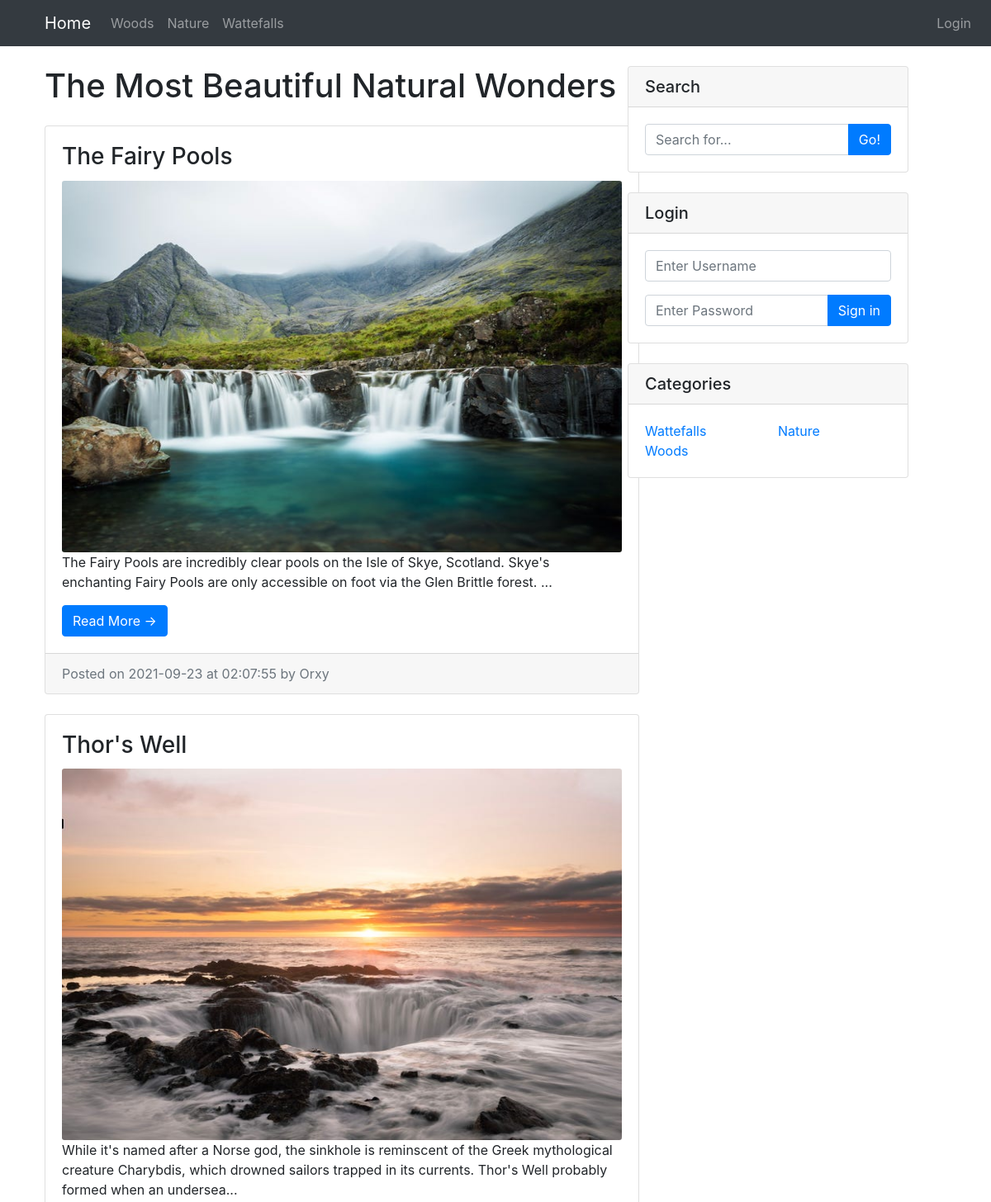
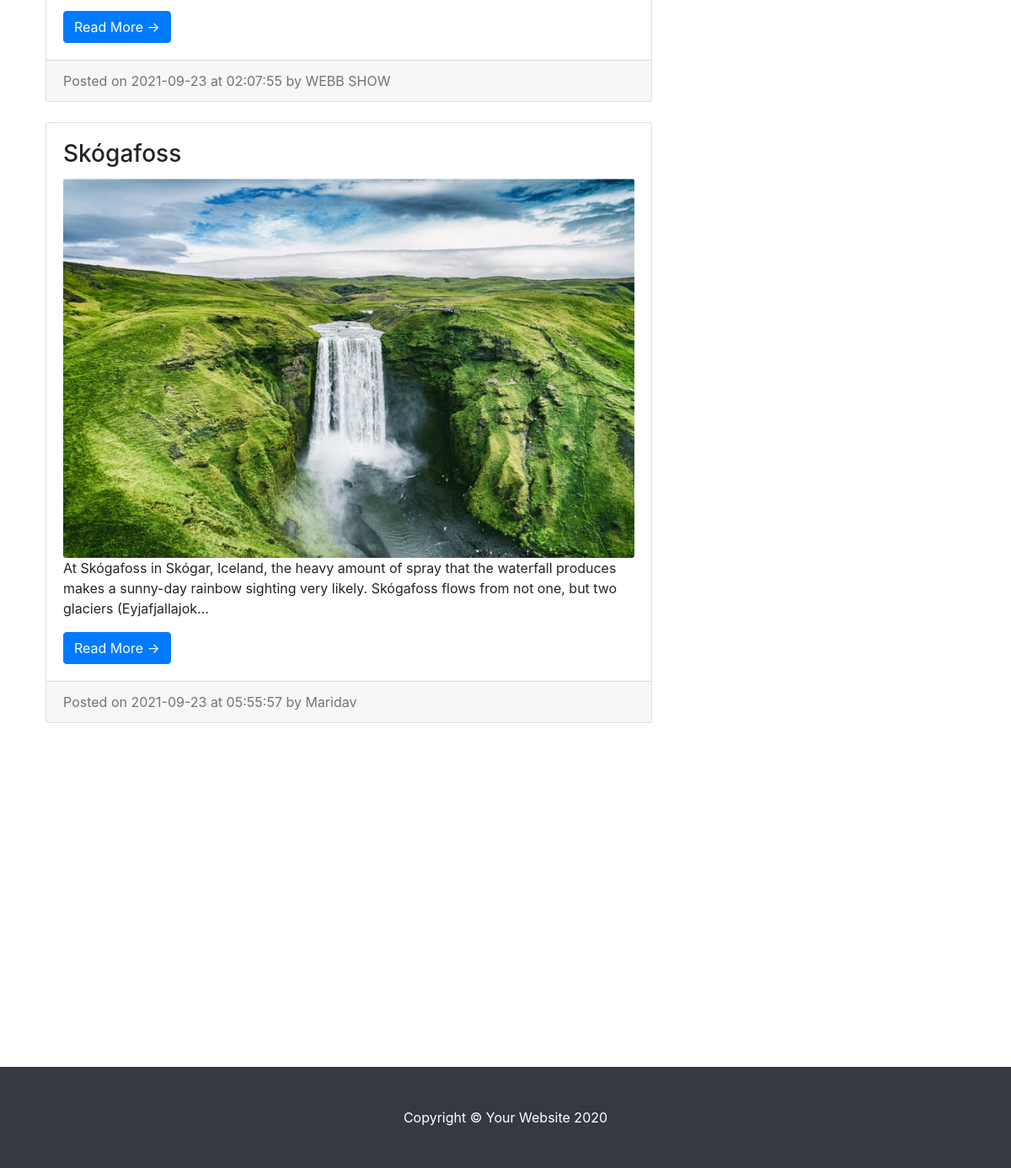
Page /index.php?id=1 on the committed database (2 pictures, top to bottom).
### tables this page shows
CREATE TABLE `categories` (
  `category_id` int NOT NULL AUTO_INCREMENT,
  `category` varchar(255) NOT NULL,
  PRIMARY KEY (`category_id`)
);

CREATE TABLE `posts` (
  `post_id` int NOT NULL AUTO_INCREMENT,
  `post_author` varchar(255) NOT NULL,
  `post_title` varchar(255) NOT NULL,
  `post_category_id` int NOT NULL,
  `post_content` text NOT NULL,
  `post_image` text NOT NULL,
  `post_comments` int NOT NULL DEFAULT '0',
  `post_status` varchar(255) NOT NULL DEFAULT 'Draft',
  `post_date` datetime NOT NULL DEFAULT CURRENT_TIMESTAMP,
  PRIMARY KEY (`post_id`),
  KEY `post_category_id` (`post_category_id`),
  CONSTRAINT `posts_fk_1` FOREIGN KEY (`post_category_id`) REFERENCES `categories` (`category_id`) ON DELETE CASCADE ON UPDATE CASCADE
);

### includes/functions.php (called while the page is built, shortened)
<?php
$connection = mysqli_connect('localhost', 'root', 'mohamed', 'cms_db');
function selectData($table, $clause) {
    global $connection;
    $query = "SELECT * FROM $table $clause";
    $selectData = mysqli_query($connection, $query);
}

### index.php (the view, shortened to what this page needs)
<?php include 'includes\functions.php' ?>
<?php include 'includes\header.php' ?>
</head>
<body>
  <?php include 'includes\navigation.php' ?>
  <div class="container">
    <div class="row">
      <div class="col-md-8">
        <h1 class="my-4">The Most Beautiful Natural Wonders</h1>
        <?php
        if (isset($_GET['id'])):
          $post_id = $_GET['id'];
          $clause = "WHERE post_category_id = $post_id AND post_status = 'Published' ORDER BY post_id DESC";
          selectData('posts', $clause);
          while ($row = mysqli_fetch_assoc($selectData)):
            $post_id = $row['post_id'];
            $post_title = $row['post_title'];
            $post_content = $row['post_content'];
            $post_image = $row['post_image'];
            $post_date = $row['post_date'];
            $post_author = $row['post_author'];
        ?>
            <div class="card mb-4">
              <div class="card-body">
                <h3 class="card-title"><?php echo $post_title ?></h3>
                <img style="width: px; height: 450px;"  class="card-img-top rounded-sm" src=<?php echo "./images/$post_image" ?> alt="Card image cap">
                <p class="card-text"><?php echo substr($post_content, 0, 200) ?>...</p>
                <a href='post.php?post_id=<?php echo $post_id ?>' class="btn btn-primary">Read More &rarr;</a>
              </div>
              <div class="card-footer text-muted">
                Posted on <?php echo substr($post_date, 0, 11) ?>
                at <?php echo substr($post_date, 10, 9) ?>
                by <?php echo $post_author ?>
              </div>
            </div>
          <?php endwhile ?>
        <?php endif ?>
      </div>
      <?php include 'includes/sidebar.php' ?>
    </div>
  </div>
<?php include 'includes\footer.php' ?>

### includes/navigation.php (shortened to what this page needs)
<nav class="navbar navbar-expand-lg navbar-dark bg-dark fixed-top">
  <div class="container">
    <a class="navbar-brand" href="./index.php">Home</a>
    <div class="collapse navbar-collapse" id="navbarResponsive">
      <div>
        <ul class="navbar-nav ml-auto">
          <?php
          $clause='ORDER BY category_id DESC';
          selectData('categories', $clause);
          while( $row = mysqli_fetch_assoc($selectData)) {
            $category = $row['category'];
            $category_id = $row['category_id'];
            echo "<li class='nav-item'>
              <a class='nav-link' href='index.php?id=$category_id'>$category
              <span class='sr-only'>(current)</span></a>
            </li>";
          }
          ?>
        </ul>
      </div>
      <div>
        <ul class="navbar-nav" style="position: absolute;right: 16px;top: 8px;">
          <?php if(!isset($_SESSION['user_role_id'])){ ?>
            <li class="nav-item">
              <a class="nav-link" href="includes/login.php">Login</a>
            </li>
          <?php } ?>
        </ul>
      </div>
    </div>
  </div>
</nav>

### includes/sidebar.php
<div class="col-md-4 position-fixed" style="right:88px; max-width: 30.333333%;">
  <div class="card my-4 ">
    <h5 class="card-header">Search</h5>
    <div class="card-body">
      <form action="../search.php" method="post">
      <div class="input-group">
        <input name="search" type="text"  class="form-control" placeholder="Search for...">
        <span class="input-group-append">
          <button name="submit" class="btn btn-primary" type="submit">Go!</button>
        </span>
      </div>
      </form>
    </div>
  </div>
  <?php
  $clause = "LIMIT 6";
  selectData('categories', $clause);
  ?>
  <?php
  if(isset($_SESSION['user_role_id'])){
  } else {
  ?>
  <div class="card my-4">
    <h5 class="card-header">Login</h5>
    <div class="card-body">
    <form action="includes/login.php" method="post">
      <div class="form-group">
        <input name="username" type="text"  class="form-control" placeholder="Enter Username">
      </div>
      <div class="input-group">
        <input name="user_password" type="password"  class="form-control" placeholder="Enter Password">
        <span class="input-group-append">
          <button name="index_login" class="btn btn-primary" type="submit">Sign in</button>
        </span>
      </div>
      </form>
    </div>
  </div>
  <?php } ?>
  <div class="card my-4">
    <h5 class="card-header">Categories</h5>
    <div class="card-body">
      <div class="row">
        <div class="col-lg-6">
          <ul class="list-unstyled mb-0">
            <?php while( $row = mysqli_fetch_assoc($selectData) ) {
              $category = $row['category'];
              $category_id = $row['category_id'];
              echo "<li><a href='index.php?id=$category_id'>$category</a></li>";
            ?>
          </ul>
        </div>
        <div class="col-lg-6">
          <ul class="list-unstyled mb-0">
            <?php }  ?>
          </ul>
        </div>
      </div>
    </div>
  </div>
</div>

### css/blog-home.css (style rules this page uses)
body { padding-top: 56px; }

### rows in the picture
categories: category "Woods"
categories: category "Nature"
categories: category "Wattefalls"
posts: post_title "The Fairy Pools", post_image (picture), post_content "The Fairy Pools are incredibly clear pools on the Isle of Skye, Scotland. Skye's enchanting Fairy Pools are only accessible on foot via the Glen Brittle forest.", post_date "2021-09-23", post_date "02:07:55", post_author "Orxy"
posts: post_title "Thor's Well", post_image (picture), post_content "While it's named after a Norse god, the sinkhole is reminscent of the Greek mythological creature Charybdis, which drowned sailors trapped in its currents. Thor's Well probably formed when an undersea", post_date "2021-09-23", post_date "02:07:55", post_author "WEBB SHOW"
posts: post_title "Skógafoss", post_image (picture), post_content "At Skógafoss in Skógar, Iceland, the heavy amount of spray that the waterfall produces makes a sunny-day rainbow sighting very likely. Skógafoss flows from not one, but two glaciers (Eyjafjallajok", post_date "2021-09-23", post_date "05:55:57", post_author "Maridav"
